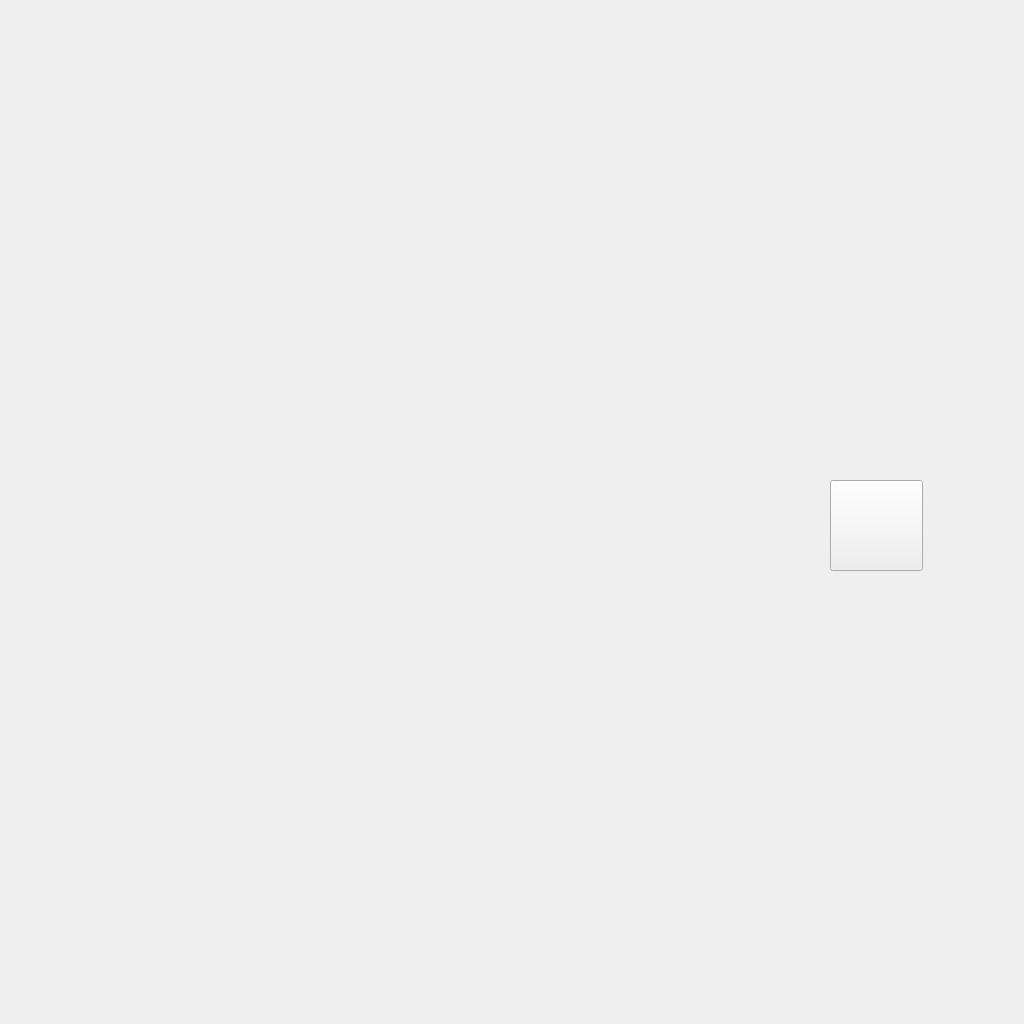
<?xml version="1.0" encoding="UTF-8"?>
<ui version="4.0">
 <class>ResultsWin</class>
 <widget class="QMainWindow" name="ResultsWin">
  <property name="geometry">
   <rect>
    <x>0</x>
    <y>0</y>
    <width>1024</width>
    <height>1024</height>
   </rect>
  </property>
  <property name="minimumSize">
   <size>
    <width>1024</width>
    <height>1024</height>
   </size>
  </property>
  <property name="maximumSize">
   <size>
    <width>1024</width>
    <height>1024</height>
   </size>
  </property>
  <property name="windowTitle">
   <string>RESULT</string>
  </property>
  <property name="windowIcon">
   <iconset>
    <normaloff>../../../../.designer/logo_only.ico</normaloff>../../../../.designer/logo_only.ico</iconset>
  </property>
  <property name="styleSheet">
   <string notr="true"/>
  </property>
  <widget class="QWidget" name="centralwidget">
   <widget class="QLabel" name="picsre_lbl">
    <property name="geometry">
     <rect>
      <x>200</x>
      <y>210</y>
      <width>600</width>
      <height>350</height>
     </rect>
    </property>
    <property name="minimumSize">
     <size>
      <width>600</width>
      <height>350</height>
     </size>
    </property>
    <property name="maximumSize">
     <size>
      <width>600</width>
      <height>350</height>
     </size>
    </property>
    <property name="styleSheet">
     <string notr="true"/>
    </property>
    <property name="text">
     <string/>
    </property>
   </widget>
   <widget class="QLabel" name="results1_lbl">
    <property name="geometry">
     <rect>
      <x>60</x>
      <y>600</y>
      <width>270</width>
      <height>270</height>
     </rect>
    </property>
    <property name="minimumSize">
     <size>
      <width>270</width>
      <height>270</height>
     </size>
    </property>
    <property name="maximumSize">
     <size>
      <width>270</width>
      <height>270</height>
     </size>
    </property>
    <property name="text">
     <string/>
    </property>
   </widget>
   <widget class="QLabel" name="results2_lbl">
    <property name="geometry">
     <rect>
      <x>380</x>
      <y>600</y>
      <width>270</width>
      <height>270</height>
     </rect>
    </property>
    <property name="minimumSize">
     <size>
      <width>270</width>
      <height>270</height>
     </size>
    </property>
    <property name="maximumSize">
     <size>
      <width>270</width>
      <height>270</height>
     </size>
    </property>
    <property name="text">
     <string/>
    </property>
   </widget>
   <widget class="QLabel" name="results3_lbl">
    <property name="geometry">
     <rect>
      <x>700</x>
      <y>600</y>
      <width>270</width>
      <height>270</height>
     </rect>
    </property>
    <property name="minimumSize">
     <size>
      <width>270</width>
      <height>270</height>
     </size>
    </property>
    <property name="maximumSize">
     <size>
      <width>270</width>
      <height>270</height>
     </size>
    </property>
    <property name="text">
     <string/>
    </property>
   </widget>
   <widget class="QPushButton" name="mapsbtn">
    <property name="geometry">
     <rect>
      <x>830</x>
      <y>480</y>
      <width>93</width>
      <height>91</height>
     </rect>
    </property>
    <property name="text">
     <string/>
    </property>
   </widget>
   <widget class="QLabel" name="bgLabel">
    <property name="geometry">
     <rect>
      <x>0</x>
      <y>0</y>
      <width>1024</width>
      <height>1024</height>
     </rect>
    </property>
    <property name="minimumSize">
     <size>
      <width>1024</width>
      <height>1024</height>
     </size>
    </property>
    <property name="maximumSize">
     <size>
      <width>1024</width>
      <height>1024</height>
     </size>
    </property>
    <property name="text">
     <string/>
    </property>
   </widget>
   <zorder>bgLabel</zorder>
   <zorder>picsre_lbl</zorder>
   <zorder>results1_lbl</zorder>
   <zorder>results2_lbl</zorder>
   <zorder>results3_lbl</zorder>
   <zorder>mapsbtn</zorder>
  </widget>
 </widget>
 <resources/>
 <connections/>
</ui>
